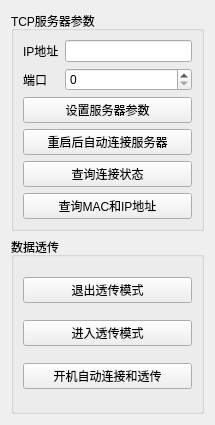
        <widget class="QWidget" name="page_2">
         <property name="geometry">
          <rect>
           <x>0</x>
           <y>0</y>
           <width>215</width>
           <height>425</height>
          </rect>
         </property>
         <attribute name="label">
          <string>WIFI模块AT指令操作--2</string>
         </attribute>
         <layout class="QVBoxLayout" name="verticalLayout_9">
          <item>
           <widget class="QGroupBox" name="groupBox_5">
            <property name="title">
             <string>TCP服务器参数</string>
            </property>
            <layout class="QVBoxLayout" name="verticalLayout_7">
             <item>
              <layout class="QFormLayout" name="formLayout">
               <item row="0" column="0">
                <widget class="QLabel" name="label_4">
                 <property name="text">
                  <string>IP地址</string>
                 </property>
                </widget>
               </item>
               <item row="0" column="1">
                <widget class="QLineEdit" name="lineEdit_3"/>
               </item>
               <item row="1" column="0">
                <widget class="QLabel" name="label_5">
                 <property name="text">
                  <string>端口</string>
                 </property>
                </widget>
               </item>
               <item row="1" column="1">
                <widget class="QSpinBox" name="spinBox">
                 <property name="maximum">
                  <number>9999999</number>
                 </property>
                </widget>
               </item>
              </layout>
             </item>
             <item>
              <widget class="QPushButton" name="pushButton_9">
               <property name="text">
                <string>设置服务器参数</string>
               </property>
              </widget>
             </item>
             <item>
              <widget class="QPushButton" name="pushButton_10">
               <property name="text">
                <string>重启后自动连接服务器</string>
               </property>
              </widget>
             </item>
             <item>
              <widget class="QPushButton" name="pushButton_11">
               <property name="text">
                <string>查询连接状态</string>
               </property>
              </widget>
             </item>
             <item>
              <widget class="QPushButton" name="pushButton_12">
               <property name="text">
                <string>查询MAC和IP地址</string>
               </property>
              </widget>
             </item>
            </layout>
           </widget>
          </item>
          <item>
           <widget class="QGroupBox" name="groupBox_6">
            <property name="title">
             <string>数据透传</string>
            </property>
            <layout class="QVBoxLayout" name="verticalLayout_8">
             <item>
              <widget class="QPushButton" name="pushButton_13">
               <property name="text">
                <string>退出透传模式</string>
               </property>
              </widget>
             </item>
             <item>
              <widget class="QPushButton" name="pushButton_14">
               <property name="text">
                <string>进入透传模式</string>
               </property>
              </widget>
             </item>
             <item>
              <widget class="QPushButton" name="pushButton_15">
               <property name="text">
                <string>开机自动连接和透传</string>
               </property>
              </widget>
             </item>
            </layout>
           </widget>
          </item>
         </layout>
        </widget>
